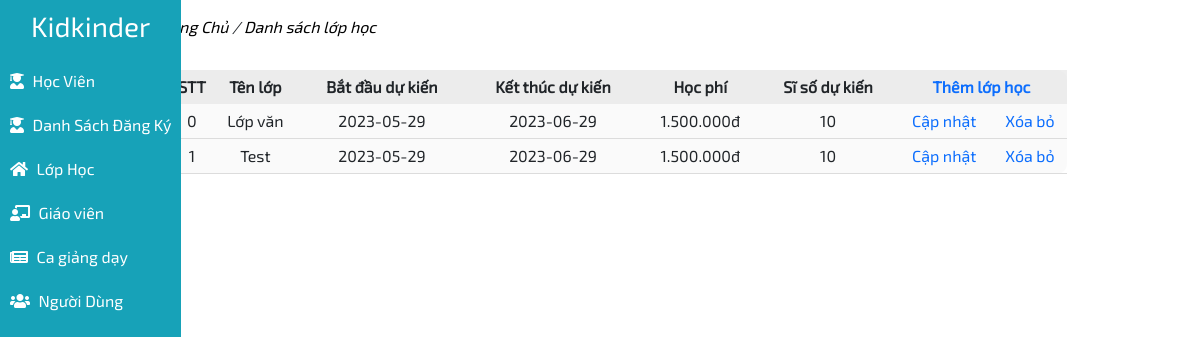
Page /admin/index.php?action=room on the committed database.
### tables this page shows
CREATE TABLE `class`  (
  `id_class` int NOT NULL AUTO_INCREMENT,
  `class_name` varchar(100) NOT NULL,
  `start_date` date NOT NULL,
  `end_date` date NOT NULL,
  `tuition` varchar(15) NOT NULL,
  `desc_class` text NOT NULL,
  `capacity` int NOT NULL,
  `images` varchar(255) NOT NULL,
  PRIMARY KEY (`id_class`) USING BTREE
);

### database/config.php (called while the page is built, shortened)
<?php
    function getConnect(){
        $host = "localhost";
        $dbname = "kisdschool";
        $dbusername = "root";
        $dbpwd = "";
        try {
            $conn = new PDO("mysql:host=$host;dbname=$dbname;charset=utf8", $dbusername, $dbpwd);
        }catch(Exception $ex){
            var_dump($ex->getMessage());
            die;
        }
        return $conn;
    }
    function executeQuery($sqlQuery, $getAll = false){
        $conn = getConnect();
        $stmt = $conn->prepare($sqlQuery);
        $stmt->execute();
        $result = $stmt->fetchAll();
        if($getAll){
            return $result;
        }
        return $result[0];
    }
?>

### admin/page/room.php (the view)
<?php
$sqlGetClass = "SELECT * FROM `class`";
$dataClass = empty(executeQuery($sqlGetClass, true)) ? [] : executeQuery($sqlGetClass, true);
?>
<div class="studentPage">
    <p class="navPage">
        <a href=""><i>Trang Chủ</i></a>
        <i>/</i>
        <a href=""><i>Danh sách lớp học</i></a>
    </p>
    <div class="content">
        <table>
            <thead>
                <tr>
                    <th>STT</th>
                    <th>Tên lớp</th>
                    <th>Bắt đầu dự kiến</th>
                    <th>Kết thúc dự kiến</th>
                    <th>Học phí</th>
                    <th>Sĩ số dự kiến</th>
                    <th colspan="2">
                        <a href="?action=new-room">Thêm lớp học</a>
                    </th>
                </tr>
            </thead>
            <tbody>
                <?php foreach ($dataClass as $key => $value): ?>
                <tr>
                    <td><?= $key ?></td>
                    <td><?= $value['class_name'] ?></td>
                    <td><?= $value['start_date'] ?></td>
                    <td><?= $value['end_date'] ?></td>
                    <td><?= number_format($value['tuition'], 0, ',', '.') ?>đ</td>
                    <td><?=  $value['capacity'] ?></td>
                    <td>
                        <a href="?action=update-class&id=<?= $value['id_class'] ?>">Cập nhật</a>
                    </td>
                    <td>
                        <a href="?action=remove-class&id=<?= $value['id_class'] ?>">Xóa bỏ</a>
                    </td>
                </tr>
                <?php endforeach ?>
            </tbody>
        </table>
    </div>
</div>

### admin/css/style.css (style rules this page uses)
* { margin: 0; padding: 0; font-family: "Exo2"; }
.home .content { width: 90%; padding: 15px ; }
.navPage a { color: black; text-decoration: none; }
.studentPage .content a { text-decoration: none; }
.content table { width: 100%; }
.content table thead th { padding: 5px 10px; text-align: center; }
.content table tbody td { text-align: center; padding: 5px 0px; border-bottom: 1px solid gainsboro; }
.content table { text-align: center; width: 100%; background: #f3f3f373; padding: 10px; border-radius: 10px; }
.content table thead th { background-color: #e5e5e5a6; padding: 5px 0px; }

### rows in the picture
class: key "0", class_name "Lớp văn", start_date "2023-05-29", end_date "2023-06-29", tuition "1.500.000", capacity "10"
class: key "1", class_name "Test", start_date "2023-05-29", end_date "2023-06-29", tuition "1.500.000", capacity "10"
